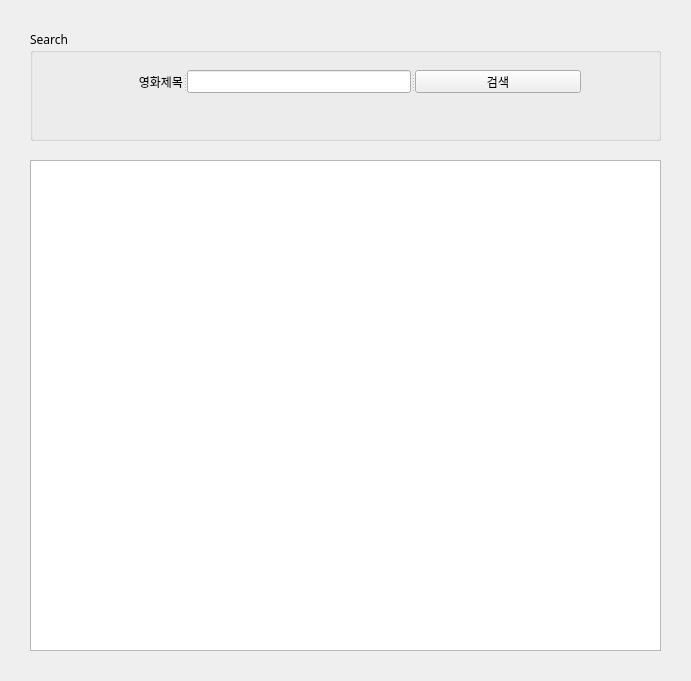
<?xml version="1.0" encoding="UTF-8"?>
<ui version="4.0">
 <class>Form</class>
 <widget class="QWidget" name="Form">
  <property name="sizePolicy">
   <sizepolicy hsizetype="Fixed" vsizetype="Fixed">
    <horstretch>0</horstretch>
    <verstretch>0</verstretch>
   </sizepolicy>
  </property>
  <property name="font">
   <font>
    <family>나눔바른고딕OTF 옛한글</family>
   </font>
  </property>
  <property name="windowTitle">
   <string>네이버영화 검색</string>
  </property>
  <widget class="QGroupBox" name="groupBox">
   <property name="geometry">
    <rect>
     <x>30</x>
     <y>30</y>
     <width>631</width>
     <height>111</height>
    </rect>
   </property>
   <property name="title">
    <string>Search</string>
   </property>
   <widget class="QSplitter" name="splitter">
    <property name="geometry">
     <rect>
      <x>60</x>
      <y>40</y>
      <width>491</width>
      <height>23</height>
     </rect>
    </property>
    <property name="orientation">
     <enum>Qt::Horizontal</enum>
    </property>
    <widget class="QLabel" name="label">
     <property name="text">
      <string>영화제목</string>
     </property>
     <property name="alignment">
      <set>Qt::AlignRight|Qt::AlignTrailing|Qt::AlignVCenter</set>
     </property>
    </widget>
    <widget class="QLineEdit" name="txtSearch"/>
    <widget class="QPushButton" name="btnSearch">
     <property name="text">
      <string>검색</string>
     </property>
    </widget>
   </widget>
  </widget>
  <widget class="QTableWidget" name="tblResult">
   <property name="geometry">
    <rect>
     <x>30</x>
     <y>160</y>
     <width>631</width>
     <height>491</height>
    </rect>
   </property>
   <property name="selectionMode">
    <enum>QAbstractItemView::SingleSelection</enum>
   </property>
  </widget>
 </widget>
 <resources/>
 <connections/>
</ui>
